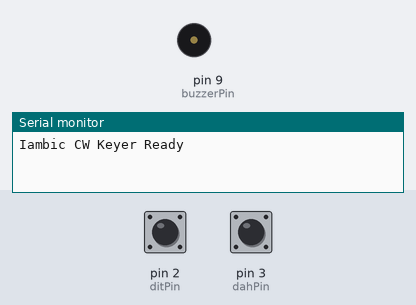
Bench run of a sketch on a simulated Arduino Uno, built with avr-gcc and run on an emulated ATmega328P. Parts: buzzer (waves = sounding), the last lines printed to the serial monitor. Inputs (shaded band) come from the test bench; at power-on: pin 2 (ditPin) HIGH, pin 3 (dahPin) HIGH.

Above: at 1.2 s.
1.3 s: pin 2 (ditPin) pulled LOW for 0.15 s
At 2.0 s:
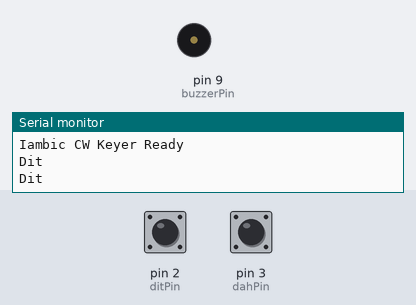
3.0 s: pin 3 (dahPin) pulled LOW for 1 s
At 3.09 s:
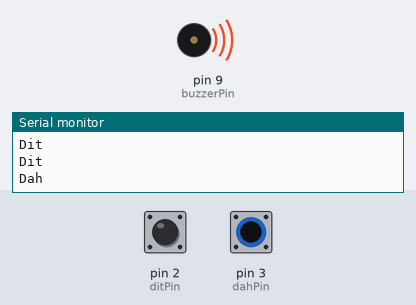
6.0 s: pin 3 (dahPin) pulled LOW for 3.2 s
At 10.4 s:
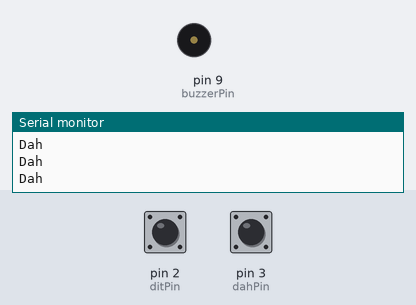
10.7 s: pin 2 (ditPin) pulled LOW for 3.2 s
At 14.8 s:
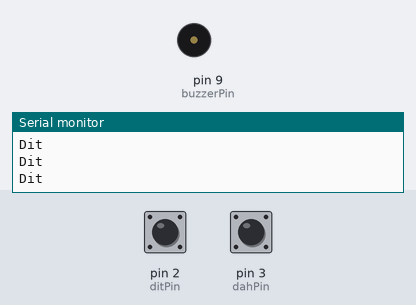
Timing chart, 0 to 16.3 s (numbered marks = the images above; inputs shaded):
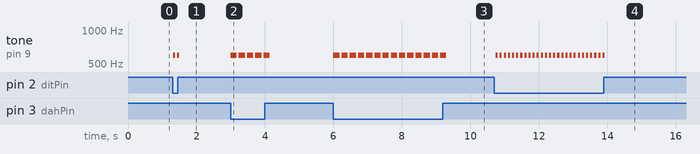

Measured:
- after the input at 1.3 s, tone on pin 9 (buzzerPin): alternates 600 Hz for 0.06 s and silent for 0.06 s, 4 changes in all, then stays silent, starting at once
- after the input at 3.0 s, tone on pin 9 (buzzerPin): alternates 600 Hz for 0.18 s and silent for 0.06 s, 10 changes in all, then stays silent, starting at once
- after the input at 6.0 s, tone on pin 9 (buzzerPin): alternates 600 Hz for 0.18 s and silent for 0.06 s, 28 changes in all, then stays silent, starting at once
- after the input at 10.7 s, tone on pin 9 (buzzerPin): alternates 600 Hz for 0.06 s and silent for 0.06 s, 54 changes in all, then stays silent, starting at once

The sketch:

Arduino_Code-V_1.4.ino
```cpp
const int WPM = 20;
const int TONE_HZ = 600;

const int ditPin = 2;
const int dahPin = 3;
const int buzzerPin = 9;

unsigned int ditDuration;
bool lastWasDit = false;

void setup() {
  pinMode(ditPin, INPUT_PULLUP);
  pinMode(dahPin, INPUT_PULLUP);
  pinMode(buzzerPin, OUTPUT);
  Serial.begin(9600);
  ditDuration = 1200 / WPM;
  Serial.println("Iambic CW Keyer Ready");
}

void loop() {
  bool ditPressed = digitalRead(ditPin) == LOW;
  bool dahPressed = digitalRead(dahPin) == LOW;

  if (ditPressed && !dahPressed) {
    sendDit();
  } else if (dahPressed && !ditPressed) {
    sendDah();
  } else if (ditPressed && dahPressed) {
    // Iambic Mode A: alternate
    if (lastWasDit) {
      sendDah();
    } else {
      sendDit();
    }
    lastWasDit = !lastWasDit;
  }
  // Allow time between elements
  delay(ditDuration);
}

void sendDit() {
  Serial.println("Dit");
  tone(buzzerPin, TONE_HZ);
  delay(ditDuration);
  noTone(buzzerPin);
}

void sendDah() {
  Serial.println("Dah");
  tone(buzzerPin, TONE_HZ);
  delay(ditDuration * 3);
  noTone(buzzerPin);
}
```
